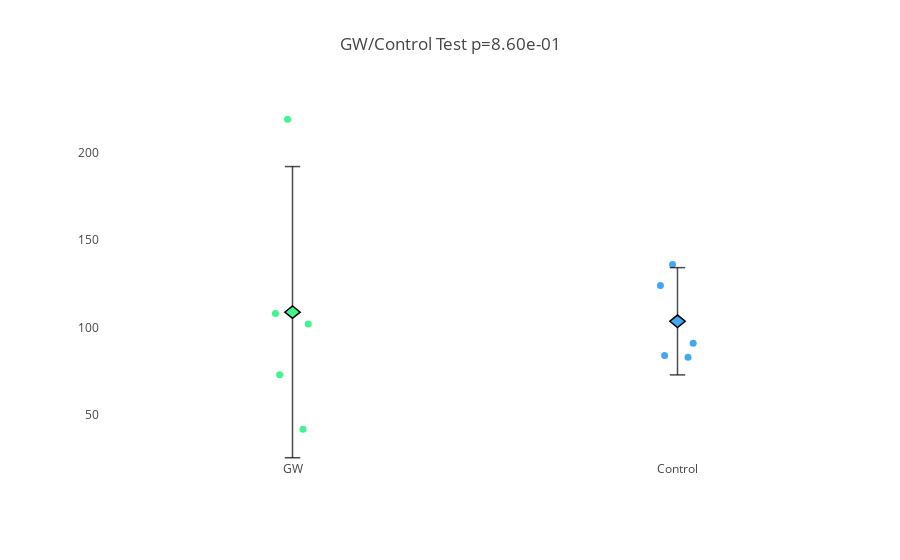

Notebook source saved alongside this figure:
### Code cell
#GW/Control
gw_y=[42, 219, 73, 102, 108]
control_y = [136, 124, 83, 84, 91]

tstat, pvalue = ttest_ind_from_stats(np.mean(gw_y), np.std(gw_y), len(gw_y), np.mean(control_y), np.std(control_y), len(control_y))

fig = plotly_utils.plot_point_box_revised(['GW', 'Control'], [gw_y, control_y], title='GW/Control Test p={:.2e}'.format(pvalue), width=500, height=500)
#saving_utils.save_plotly_fig(fig, 'insert path', width=500, height=500)
#offline.iplot(point_box)
offline.iplot(go.FigureWidget(fig))

### Figure 1 — Plotly figure (JSON) as saved in the notebook; plotly's stock layout.template omitted (floating-point values rounded to 4 significant figures)
{"data": [{"boxpoints": "all", "fillcolor": "rgba(0,0,0,0)", "jitter": 0.15, "line": {"color": "rgba(0,0,0,0)"}, "marker": {"color": "rgb(66,244,143)", "size": 7}, "pointpos": 0, "showlegend": false, "type": "box", "uid": "ce1dd2bb-141b-4a78-8c5a-a29d9fe2e7d3", "whiskerwidth": 0.2, "x": ["GW", "GW", "GW", "GW", "GW"], "y": [42, 219, 73, 102, 108]}, {"boxpoints": "all", "fillcolor": "rgba(0,0,0,0)", "jitter": 0.15, "line": {"color": "rgba(0,0,0,0)"}, "marker": {"color": "rgb(66,167,244)", "size": 7}, "pointpos": 0, "showlegend": false, "type": "box", "uid": "1610986c-fa8a-476e-b23a-8ba35a756401", "whiskerwidth": 0.2, "x": ["Control", "Control", "Control", "Control", "Control"], "y": [136, 124, 83, 84, 91]}], "layout": {"boxgap": 0, "margin": {"b": 100, "l": 100, "r": 30, "t": 100}, "paper_bgcolor": "rgb(255, 255, 255)", "plot_bgcolor": "rgb(255, 255, 255)", "shapes": [{"line": {"color": "black", "width": 1.5}, "opacity": 0.7, "type": "line", "x0": -0.02, "x1": 0.02, "y0": 25.66, "y1": 25.66}, {"line": {"color": "black", "width": 1.5}, "opacity": 0.7, "type": "line", "x0": -0.02, "x1": 0.02, "y0": 191.9, "y1": 191.9}, {"line": {"color": "black", "width": 1.5}, "opacity": 0.7, "type": "line", "x0": 0, "x1": 0, "y0": 25.66, "y1": 191.9}, {"fillcolor": "rgb(66,244,143)", "line": {"color": "black", "width": 1.5}, "path": " M -0.02 108.8 L 0 105.25999999999999 L 0.02 108.8 L 0 112.34 Z", "type": "path"}, {"line": {"color": "black", "width": 1.5}, "opacity": 0.7, "type": "line", "x0": 0.98, "x1": 1.02, "y0": 72.98, "y1": 72.98}, {"line": {"color": "black", "width": 1.5}, "opacity": 0.7, "type": "line", "x0": 0.98, "x1": 1.02, "y0": 134.2, "y1": 134.2}, {"line": {"color": "black", "width": 1.5}, "opacity": 0.7, "type": "line", "x0": 1, "x1": 1, "y0": 72.98, "y1": 134.2}, {"fillcolor": "rgb(66,167,244)", "line": {"color": "black", "width": 1.5}, "path": " M 0.98 103.6 L 1 100.05999999999999 L 1.02 103.6 L 1 107.14 Z", "type": "path"}], "showlegend": false, "title": {"text": "GW/Control Test p=8.60e-01"}, "xaxis": {"title": {"text": ""}}, "yaxis": {"gridcolor": "rgb(255, 255, 255)", "gridwidth": 1, "range": [24.37, 230.0], "title": {"text": ""}, "zerolinecolor": "rgb(255, 255, 255)", "zerolinewidth": 2}}}
